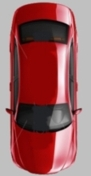
#> input picture 1/scar12.jpg, 91 x 176 px
$ python histogram1.py --image ../1/scar12.jpg
#> lines starting #> are read from the running program, lines starting #| are printed output that depends on the picture
# Histogram using open cv
# http://www.pyimagesearch.com/2014/01/22/clever-girl-a-guide-to-utilizing-color-histograms-for-computer-vision-and-image-search-engines/

from matplotlib import pyplot as plt
import numpy as np
import argparse
import cv2

# construct the argument parser and parse the arguments
ap = argparse.ArgumentParser()
ap.add_argument("-i", "--image", required = True, help = "Path to the image")
args = vars(ap.parse_args())

# load the image and show it
image = cv2.imread(args["image"])
#> image is the input picture: shape (176, 91, 3); mean B, G, R 97.1, 95.3, 152.3
cv2.imshow("image", image)

num_bins = 25 # 256
# convert the image to grayscale and create a histogram
gray = cv2.cvtColor(image, cv2.COLOR_BGR2GRAY)
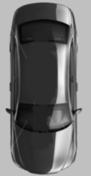
#> gray: shape (176, 91); min 7, max 246, mean 112.5
cv2.imshow("Gray Image", gray)
hist = cv2.calcHist([gray], [0], None, [num_bins], [0, 256])
#> hist = 25 values, max 4945 at index 18, min 2 at index 24, mean 640.6
plt.figure()
plt.title("Grayscale Histogram")
plt.xlabel("Bins")
plt.ylabel("# of Pixels")
plt.plot(hist)
plt.xlim([0, num_bins])
plt.show()
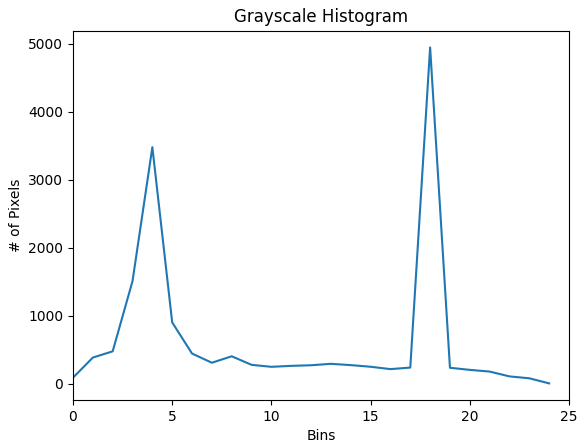
#> figure drawn by matplotlib, 1 panel; curve peaks at x = 18, y = 4945

cv2.waitKey(0)
cv2.destroyAllWindows()
